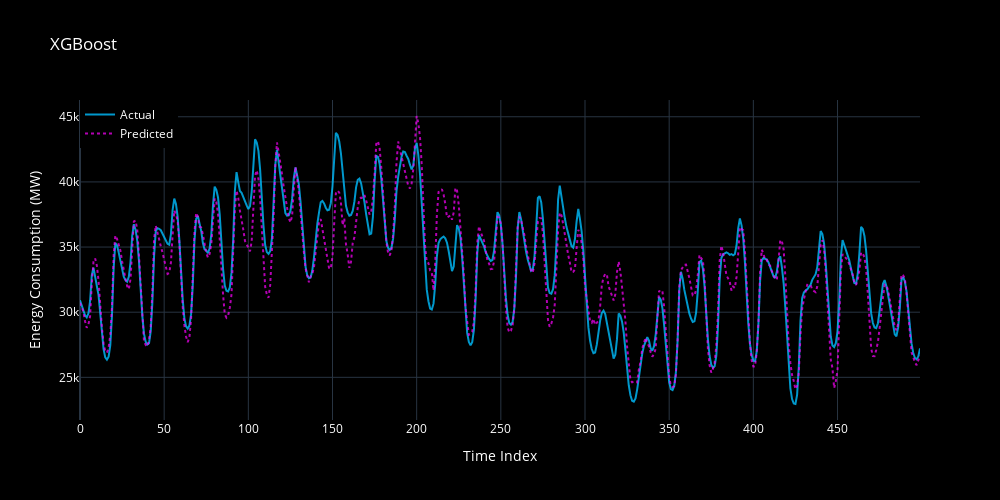

Notebook code cell kept with this figure:
### Markdown cell above
### XGBoost
XGBoost is a strong baseline for time series forecasting tasks, having demonstrated competitive performance in various studies. In this experiment, it serves as a benchmark to evaluate the effectiveness of selected deep learning models in forecasting energy consumption.

### Code cell
%%time

import xgboost as xgb
from utils.data_utils import prepare_datasets
from sklearn.metrics import root_mean_squared_error, mean_absolute_error
from utils.visualization_utils import plot_actual_vs_pred

X_train, y_train, X_val, y_val, X_test, y_test = prepare_datasets(train, val, test)

dtrain = xgb.DMatrix(X_train, label=y_train)
dval = xgb.DMatrix(X_val, label=y_val)
dtest = xgb.DMatrix(X_test, label=y_test)

params = {
    "max_depth": 6,
    "eta": 0.05,
    "objective": "reg:squarederror",
    "eval_metric": "rmse",
    "subsample": 0.8,
    "colsample_bytree": 0.8,
    "seed": 42,
}
num_round = 5000
evallist = [(dtrain, "train"), (dval, "eval")]

model = xgb.train(
    params=params,
    dtrain=dtrain,
    num_boost_round=num_round,
    evals=evallist,
    # early_stopping_rounds=20,
    verbose_eval=250,
)

xgb_y_pred = model.predict(dtest)
xgb_mae = mean_absolute_error(y_test, xgb_y_pred)
xgb_rmse = root_mean_squared_error(y_test, xgb_y_pred)

print(f"[XGBoost] Test MAE: {xgb_mae:.2f}")
print(f"[XGBoost] Test RMSE: {xgb_rmse:.2f}")

plot_actual_vs_pred(y_test, xgb_y_pred, title="XGBoost")

### Figure 1 — Plotly figure (JSON) as saved in the notebook; plotly's stock layout.template omitted (floating-point values rounded to 4 significant figures; data arrays with more than 128 entries replaced by an {"elided": "..."} marker saying what was removed)
{"data": [{"line": {"color": "deepskyblue", "width": 2}, "mode": "lines", "name": "Actual", "opacity": 0.8, "type": "scatter", "x": {"elided": "500 int values"}, "y": {"elided": "500 float values"}}, {"line": {"color": "magenta", "dash": "dot", "width": 2}, "mode": "lines", "name": "Predicted", "opacity": 0.7, "type": "scatter", "x": {"elided": "500 int values"}, "y": {"elided": "500 float values"}}], "layout": {"font": {"color": "white"}, "height": 500, "legend": {"x": 0, "y": 1}, "paper_bgcolor": "black", "plot_bgcolor": "black", "title": {"text": "XGBoost"}, "width": 1000, "xaxis": {"title": {"text": "Time Index"}}, "yaxis": {"title": {"text": "Energy Consumption (MW)"}}}}
